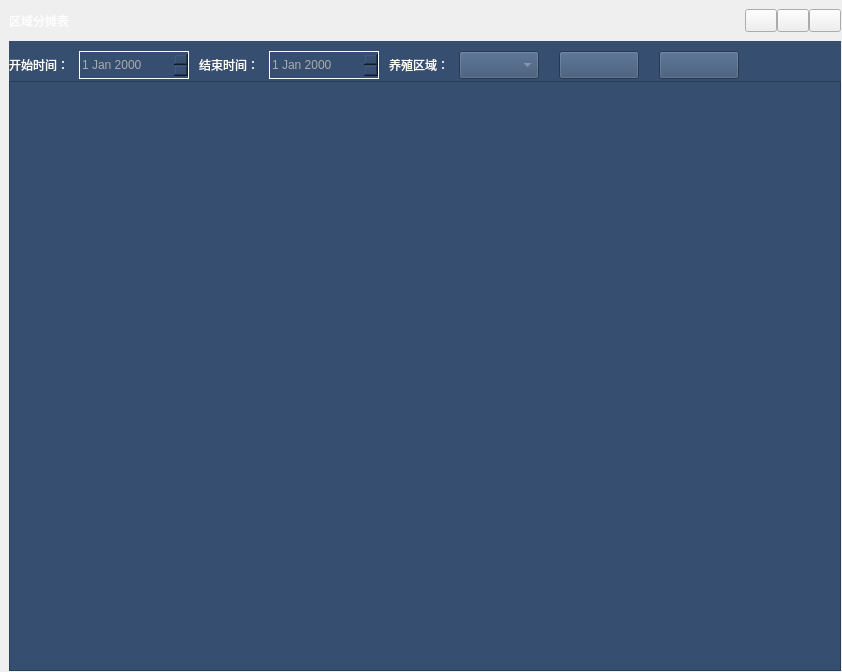
<?xml version="1.0" encoding="UTF-8"?>
<ui version="4.0">
 <class>detailsharereport</class>
 <widget class="QWidget" name="detailsharereport">
  <property name="geometry">
   <rect>
    <x>0</x>
    <y>0</y>
    <width>842</width>
    <height>672</height>
   </rect>
  </property>
  <property name="windowTitle">
   <string>区域分摊表</string>
  </property>
  <layout class="QVBoxLayout" name="verticalLayout">
   <property name="spacing">
    <number>0</number>
   </property>
   <property name="leftMargin">
    <number>9</number>
   </property>
   <property name="topMargin">
    <number>1</number>
   </property>
   <property name="rightMargin">
    <number>1</number>
   </property>
   <property name="bottomMargin">
    <number>1</number>
   </property>
   <item>
    <widget class="QWidget" name="child_widget_title" native="true">
     <property name="minimumSize">
      <size>
       <width>0</width>
       <height>40</height>
      </size>
     </property>
     <property name="styleSheet">
      <string notr="true"/>
     </property>
     <layout class="QHBoxLayout" name="horizontalLayout">
      <property name="spacing">
       <number>0</number>
      </property>
      <property name="leftMargin">
       <number>0</number>
      </property>
      <property name="topMargin">
       <number>0</number>
      </property>
      <property name="rightMargin">
       <number>0</number>
      </property>
      <property name="bottomMargin">
       <number>0</number>
      </property>
      <item>
       <widget class="QLabel" name="label">
        <property name="minimumSize">
         <size>
          <width>120</width>
          <height>0</height>
         </size>
        </property>
        <property name="styleSheet">
         <string notr="true">color: rgb(255, 255, 255);
font: 12pt &quot;微软雅黑&quot;;</string>
        </property>
        <property name="text">
         <string>区域分摊表</string>
        </property>
       </widget>
      </item>
      <item>
       <spacer name="horizontalSpacer_2">
        <property name="orientation">
         <enum>Qt::Horizontal</enum>
        </property>
        <property name="sizeHint" stdset="0">
         <size>
          <width>741</width>
          <height>20</height>
         </size>
        </property>
       </spacer>
      </item>
      <item>
       <widget class="QPushButton" name="min_btn">
        <property name="minimumSize">
         <size>
          <width>32</width>
          <height>23</height>
         </size>
        </property>
        <property name="text">
         <string/>
        </property>
       </widget>
      </item>
      <item>
       <widget class="QPushButton" name="max_restore_btn">
        <property name="minimumSize">
         <size>
          <width>32</width>
          <height>23</height>
         </size>
        </property>
        <property name="text">
         <string/>
        </property>
       </widget>
      </item>
      <item>
       <widget class="QPushButton" name="close_btn">
        <property name="minimumSize">
         <size>
          <width>32</width>
          <height>23</height>
         </size>
        </property>
        <property name="text">
         <string/>
        </property>
       </widget>
      </item>
     </layout>
    </widget>
   </item>
   <item>
    <widget class="QWidget" name="widget_18" native="true">
     <property name="minimumSize">
      <size>
       <width>0</width>
       <height>40</height>
      </size>
     </property>
     <property name="maximumSize">
      <size>
       <width>16777215</width>
       <height>40</height>
      </size>
     </property>
     <property name="styleSheet">
      <string notr="true">background-color: rgb(54, 78, 111);</string>
     </property>
     <widget class="QDateEdit" name="detailshare_report_enddateEdit">
      <property name="geometry">
       <rect>
        <x>260</x>
        <y>10</y>
        <width>110</width>
        <height>28</height>
       </rect>
      </property>
      <property name="styleSheet">
       <string notr="true">color: rgb(171, 171, 171);
border-color: rgb(255, 255, 255);
border-style: solid;
border-width: 1px;</string>
      </property>
     </widget>
     <widget class="QDateEdit" name="detailshare_report_startdateEdit">
      <property name="geometry">
       <rect>
        <x>70</x>
        <y>10</y>
        <width>110</width>
        <height>28</height>
       </rect>
      </property>
      <property name="styleSheet">
       <string notr="true">color: rgb(171, 171, 171);
border-color: rgb(255, 255, 255);
border-style: solid;
border-width: 1px;</string>
      </property>
     </widget>
     <widget class="QLabel" name="label_18">
      <property name="geometry">
       <rect>
        <x>190</x>
        <y>10</y>
        <width>65</width>
        <height>28</height>
       </rect>
      </property>
      <property name="styleSheet">
       <string notr="true">color: rgb(255, 255, 255);</string>
      </property>
      <property name="text">
       <string>结束时间：</string>
      </property>
     </widget>
     <widget class="QPushButton" name="detaishare_report_search_btn">
      <property name="geometry">
       <rect>
        <x>550</x>
        <y>10</y>
        <width>80</width>
        <height>28</height>
       </rect>
      </property>
      <property name="text">
       <string/>
      </property>
     </widget>
     <widget class="QPushButton" name="detailsharereport_export_btn">
      <property name="geometry">
       <rect>
        <x>650</x>
        <y>10</y>
        <width>80</width>
        <height>28</height>
       </rect>
      </property>
      <property name="text">
       <string/>
      </property>
     </widget>
     <widget class="QLabel" name="label_19">
      <property name="geometry">
       <rect>
        <x>0</x>
        <y>10</y>
        <width>65</width>
        <height>28</height>
       </rect>
      </property>
      <property name="styleSheet">
       <string notr="true">color: rgb(255, 255, 255);</string>
      </property>
      <property name="text">
       <string>开始时间：</string>
      </property>
     </widget>
     <widget class="QLabel" name="label_20">
      <property name="geometry">
       <rect>
        <x>380</x>
        <y>10</y>
        <width>65</width>
        <height>28</height>
       </rect>
      </property>
      <property name="styleSheet">
       <string notr="true">color: rgb(255, 255, 255);</string>
      </property>
      <property name="text">
       <string>养殖区域：</string>
      </property>
     </widget>
     <widget class="QComboBox" name="area_combox">
      <property name="geometry">
       <rect>
        <x>450</x>
        <y>10</y>
        <width>80</width>
        <height>28</height>
       </rect>
      </property>
      <property name="styleSheet">
       <string notr="true">color: rgb(171, 171, 171);
border-color: rgb(171, 171, 171);</string>
      </property>
     </widget>
    </widget>
   </item>
   <item>
    <widget class="QTableView" name="detailshare_report_tableview">
     <property name="minimumSize">
      <size>
       <width>823</width>
       <height>562</height>
      </size>
     </property>
     <property name="styleSheet">
      <string notr="true">background-color: rgb(54, 78, 111);</string>
     </property>
    </widget>
   </item>
  </layout>
 </widget>
 <resources/>
 <connections/>
</ui>
